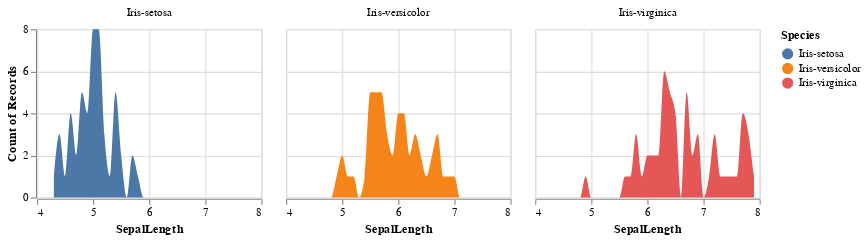

Source (notebook cell):
### Markdown cell above
# Design Decision 2: 数据分布展示方法选择

### Code cell
alt.Chart(iris).mark_area(interpolate='monotone').encode(
    x='SepalLength:Q',
    y='count(SepalLength):Q',
    color='Species:N',
    facet=alt.Facet('Species:N', title=None)
).properties(width=200, height=150)

### Figure 1 — Vega-Lite specification as saved in the notebook (floating-point values rounded to 4 significant figures; data arrays with more than 128 entries replaced by an {"elided": "..."} marker saying what was removed)
{"config": {"view": {"continuousWidth": 400, "continuousHeight": 300}}, "data": {"name": "data-17573b73165b324fe49516a27bcc2ed5"}, "mark": {"type": "area", "interpolate": "monotone"}, "encoding": {"color": {"type": "nominal", "field": "Species"}, "facet": {"type": "nominal", "field": "Species", "title": null}, "x": {"type": "quantitative", "field": "SepalLength"}, "y": {"type": "quantitative", "aggregate": "count", "field": "SepalLength"}}, "height": 150, "width": 200, "$schema": "https://vega.github.io/schema/vega-lite/v4.8.1.json", "datasets": {"data-17573b73165b324fe49516a27bcc2ed5": {"elided": "150 records"}}}
